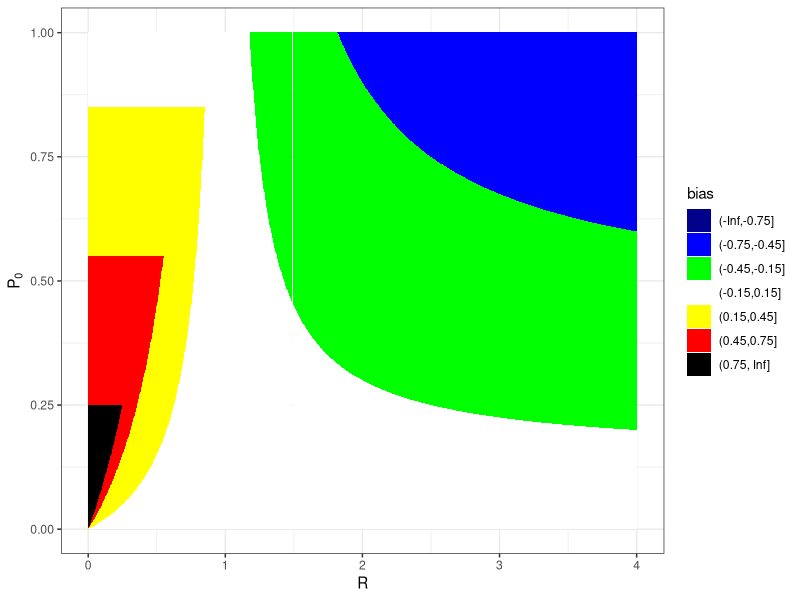

Recreate this plot in R.
# Effect of growing (or shrinking) population on parous rate

P_0 =0.6 # true survival per cycle
R = 2


P_0_1 = (-(R + P_0) + sqrt((R + P_0)^2 - 4*R * P_0))/(-2*R)

steps =1000
Rvector = rep(seq(1:steps), each=steps)/(steps/4)
Pvector = rep(seq(1:steps), times=steps)/steps

parous_rate = function(R,P_0){
  value = ifelse(R<1,
                 (-(R + P_0) - sqrt((R + P_0)^2 - 4*R * P_0))/(-2*R),
  (-(R + P_0) + sqrt((R + P_0)^2 - 4*R * P_0))/(-2*R))
  value =   (-(R + P_0) + sqrt((R + P_0)^2 - 4*R * P_0))/(-2*R)
  return(value)}

bias = parous_rate(R=Rvector,P_0=Pvector) - Pvector

toPlot = data.frame(Rvector,Pvector,bias)

#
library(ggplot2)
library(grid)
library(scales)
# define colourBlind safe colors
# slightly more blue pink/purple #C879C8 to replace pink#CC79A7
mp_recomCol = c("#D55E00", "#009E73", "#0072A7","#C879C8")
fmt_dcimals <- function(decimals=0){function(x) format(x,nsmall = decimals,scientific = FALSE)}

toPlot$bias <- cut(toPlot$bias,breaks = c(-Inf,-0.75,-0.45,-0.15,0.15,0.45,0.75,Inf))
ggplot(data=toPlot,aes(x=Rvector, y=Pvector, fill=bias)) + theme_bw() +
  geom_tile() +
  scale_fill_manual(values = c("darkblue", "blue",
             "green","white","yellow","red","black")) +
            labs(x = "R", y=expression("P"[0]))



  



